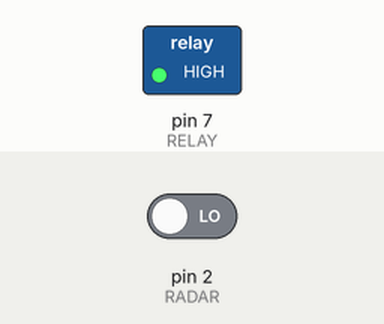
Bench run of a sketch on a simulated Arduino Nano, built with avr-gcc and run on an emulated ATmega328P. Parts: switched loads named in the sketch (green lamp = pin HIGH). Inputs (shaded band) come from the test bench; at power-on: pin 2 (RADAR) LOW.

Above: at 1.2 s.
1.3 s: pin 2 (RADAR) driven HIGH
At 2.4 s:
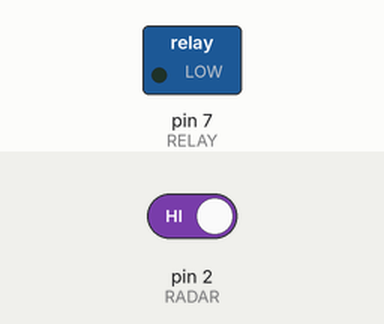
Timing chart, 0 to 4.3 s (numbered marks = the images above; inputs shaded):
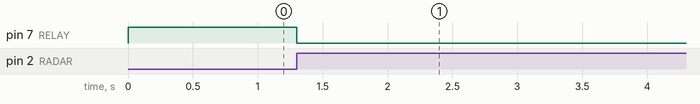

Measured:
- after the input at 1.3 s, pin 7 (RELAY): HIGH → LOW at once

The sketch:

rcwl0516_relay.ino
```cpp
// Arduino sketch that monitors the RCWL-0516 output on D2 and drives an active-LOW relay on D7, keeping the relay on for 30 seconds after the last detected motion.
//
// Full tutorial: https://shillehtek.com/blogs/news/arduino-nano-rcwl-0516-through-wall-motion
// Parts used: https://shillehtek.com/products/rcwl-0516-microwave-doppler-radar-motion-sensor-module
//             https://shillehtek.com/products/arduino-nano-v3-presoldered-ch340g-atmega328p
//             https://shillehtek.com/products/1-channel-5v-relay-module
// More examples: https://github.com/shillehbean/shillehtek-examples
//

const int RADAR = 2;
const int RELAY = 7;
unsigned long lastTrigger = 0;
const unsigned long HOLD_MS = 30000;  // keep light on for 30s

void setup() {
  pinMode(RADAR, INPUT);
  pinMode(RELAY, OUTPUT);
  digitalWrite(RELAY, HIGH);   // active LOW
}

void loop() {
  if (digitalRead(RADAR) == HIGH) {
    lastTrigger = millis();
    digitalWrite(RELAY, LOW);  // light on
  } else if (millis() - lastTrigger > HOLD_MS) {
    digitalWrite(RELAY, HIGH); // light off after timeout
  }
}
```
